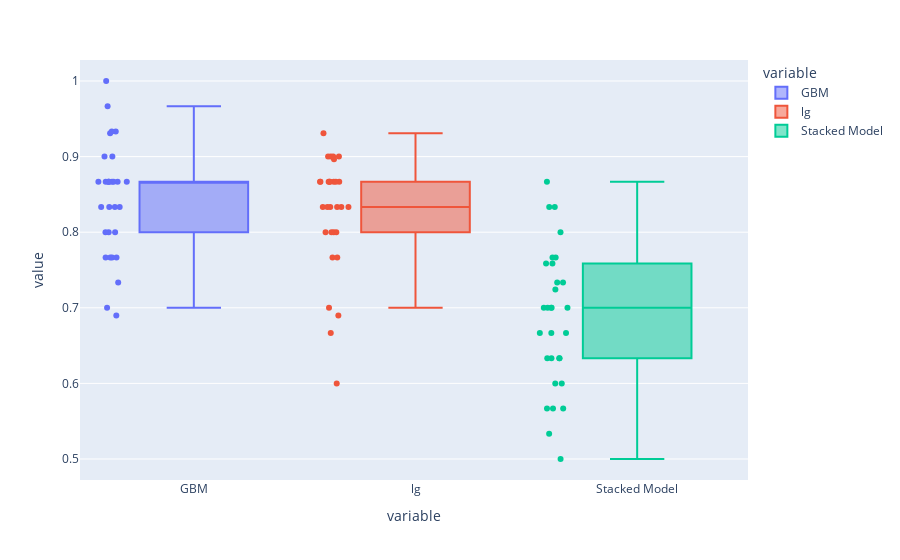

Here is the notebook cell this chart was saved with:
### Code cell
classmod2 = classmod2.dropna()
fig = px.box(classmod2, x="variable", y="value",color="variable",points='all')
fig.show()

plotly.offline.plot(fig, image_filename='Boxplot_classmod2', image='svg')

### Figure 1 — Plotly figure (JSON) as saved in the notebook; plotly's stock layout.template omitted (floating-point values rounded to 4 significant figures)
{"data": [{"alignmentgroup": "True", "boxpoints": "all", "hovertemplate": "variable=%{x}<br>value=%{y}<extra></extra>", "legendgroup": "GBM", "marker": {"color": "#636efa"}, "name": "GBM", "notched": false, "offsetgroup": "GBM", "orientation": "v", "showlegend": true, "type": "box", "x": ["GBM", "GBM", "GBM", "GBM", "GBM", "GBM", "GBM", "GBM", "GBM", "GBM", "GBM", "GBM", "GBM", "GBM", "GBM", "GBM", "GBM", "GBM", "GBM", "GBM", "GBM", "GBM", "GBM", "GBM", "GBM", "GBM", "GBM", "GBM", "GBM", "GBM"], "x0": " ", "xaxis": "x", "y": [0.8333, 0.8667, 0.7667, 0.8333, 0.7667, 0.9, 0.7667, 0.8333, 0.8667, 1, 0.8333, 0.8667, 0.8667, 0.9667, 0.8, 0.7333, 0.9333, 0.8667, 0.8667, 0.6897, 0.9, 0.8, 0.7, 0.8667, 0.9333, 0.8667, 0.8667, 0.8, 0.7667, 0.931], "y0": " ", "yaxis": "y"}, {"alignmentgroup": "True", "boxpoints": "all", "hovertemplate": "variable=%{x}<br>value=%{y}<extra></extra>", "legendgroup": "lg", "marker": {"color": "#EF553B"}, "name": "lg", "notched": false, "offsetgroup": "lg", "orientation": "v", "showlegend": true, "type": "box", "x": ["lg", "lg", "lg", "lg", "lg", "lg", "lg", "lg", "lg", "lg", "lg", "lg", "lg", "lg", "lg", "lg", "lg", "lg", "lg", "lg", "lg", "lg", "lg", "lg", "lg", "lg", "lg", "lg", "lg", "lg"], "x0": " ", "xaxis": "x", "y": [0.8667, 0.8667, 0.6667, 0.8, 0.7, 0.8333, 0.8, 0.8333, 0.8667, 0.931, 0.9, 0.8333, 0.9, 0.8, 0.7667, 0.8, 0.8333, 0.8667, 0.9, 0.6897, 0.8667, 0.8667, 0.6, 0.8667, 0.9, 0.8333, 0.8667, 0.7667, 0.8333, 0.8966], "y0": " ", "yaxis": "y"}, {"alignmentgroup": "True", "boxpoints": "all", "hovertemplate": "variable=%{x}<br>value=%{y}<extra></extra>", "legendgroup": "Stacked Model", "marker": {"color": "#00cc96"}, "name": "Stacked Model", "notched": false, "offsetgroup": "Stacked Model", "orientation": "v", "showlegend": true, "type": "box", "x": ["Stacked Model", "Stacked Model", "Stacked Model", "Stacked Model", "Stacked Model", "Stacked Model", "Stacked Model", "Stacked Model", "Stacked Model", "Stacked Model", "Stacked Model", "Stacked Model", "Stacked Model", "Stacked Model", "Stacked Model", "Stacked Model", "Stacked Model", "Stacked Model", "Stacked Model", "Stacked Model", "Stacked Model", "Stacked Model", "Stacked Model", "Stacked Model", "Stacked Model", "Stacked Model", "Stacked Model", "Stacked Model", "Stacked Model", "Stacked Model"], "x0": " ", "xaxis": "x", "y": [0.8, 0.8333, 0.5667, 0.6333, 0.5, 0.7667, 0.6667, 0.6667, 0.7, 0.7586, 0.7, 0.7, 0.7, 0.6667, 0.5667, 0.7333, 0.8333, 0.6, 0.7333, 0.7241, 0.7, 0.7667, 0.5667, 0.6333, 0.6, 0.6333, 0.8667, 0.6333, 0.5333, 0.7586], "y0": " ", "yaxis": "y"}], "layout": {"boxmode": "overlay", "legend": {"title": {"text": "variable"}, "tracegroupgap": 0}, "margin": {"t": 60}, "xaxis": {"anchor": "y", "categoryarray": ["GBM", "lg", "Stacked Model"], "categoryorder": "array", "domain": [0, 1], "title": {"text": "variable"}}, "yaxis": {"anchor": "x", "domain": [0, 1], "title": {"text": "value"}}}}
